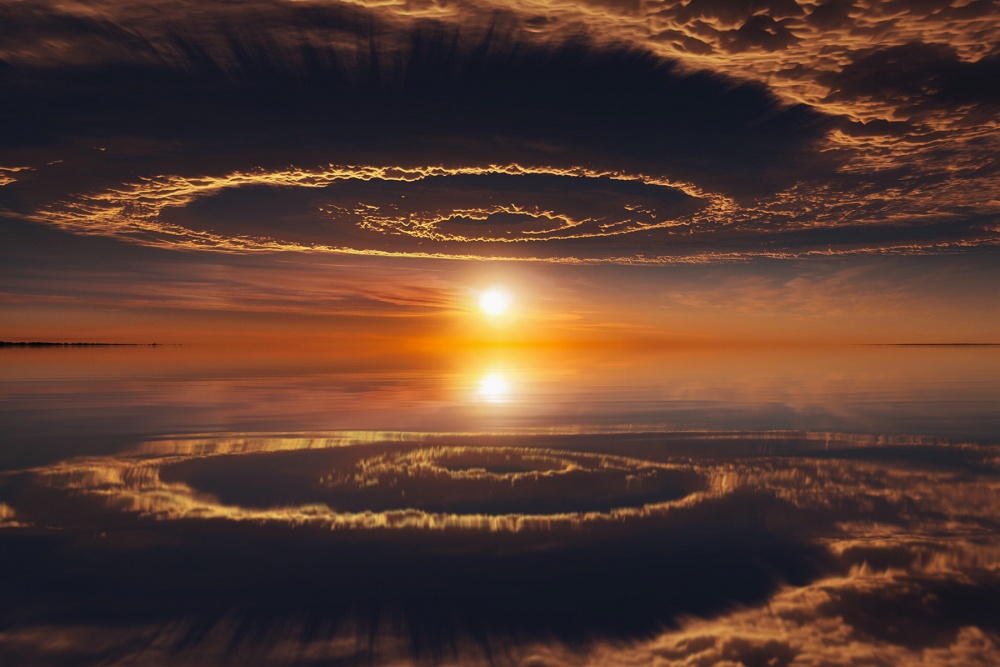
#> input picture images/1.jpg, 1000 x 667 px
$ jupyter execute 13.ipynb
#> lines starting #> are read from the running program, lines starting #| are printed output that depends on the picture
#> further down, hinh_anh is the input picture: PIL image 1000x667 RGB; mean R, G, B 86.6, 57.8, 46.6
[cell 1]
import numpy as np
from PIL import Image
import matplotlib.pyplot as plt

def can_bang_luoc_do(hinh_anh, so_luong_bins=256):
#> called with so_luong_bins = 256
    if hinh_anh.mode != 'L':
        hinh_anh = hinh_anh.convert('L')
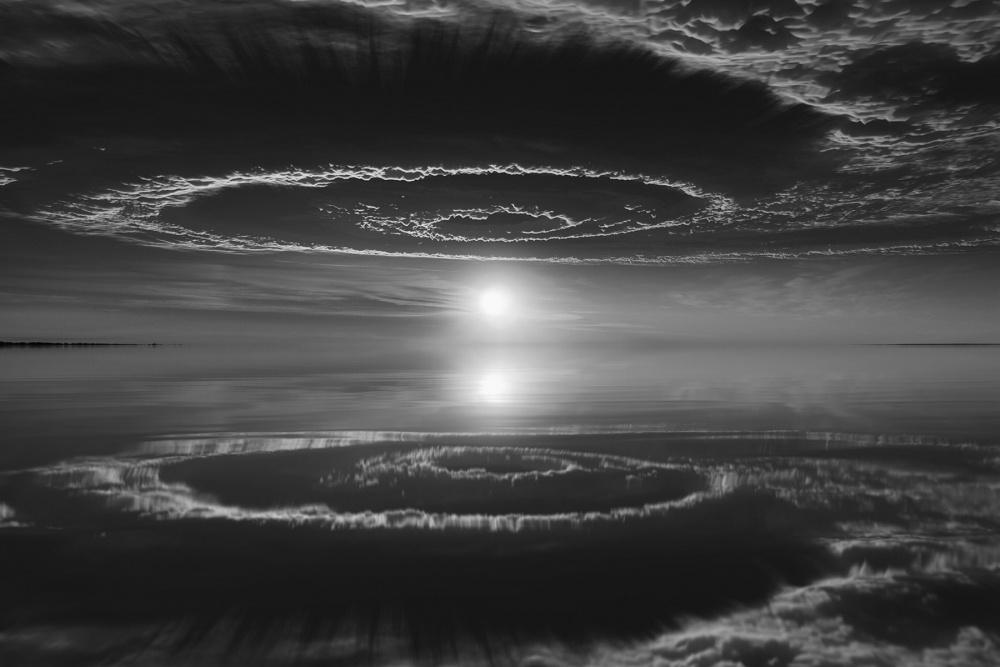
#> hinh_anh: PIL image 1000x667 L; min 3, max 250, mean 65.1

    mang_hinh_anh = np.array(hinh_anh)
    luoc_do, day_so = np.histogram(mang_hinh_anh, bins=so_luong_bins, range=(0, 256), density=True)
#> luoc_do = 256 values, max 0.0396 at index 24, min 0 at index 0, mean 0.00391; day_so = 257 values from 0 to 256
    cdf = luoc_do.cumsum()
#> cdf = 256 values from 0 to 1
    cdf = 255 * cdf / cdf[-1]
#> cdf = 256 values from 0 to 255
    hinh_anh_duoc_can_bang = np.interp(mang_hinh_anh, day_so[:-1], cdf)
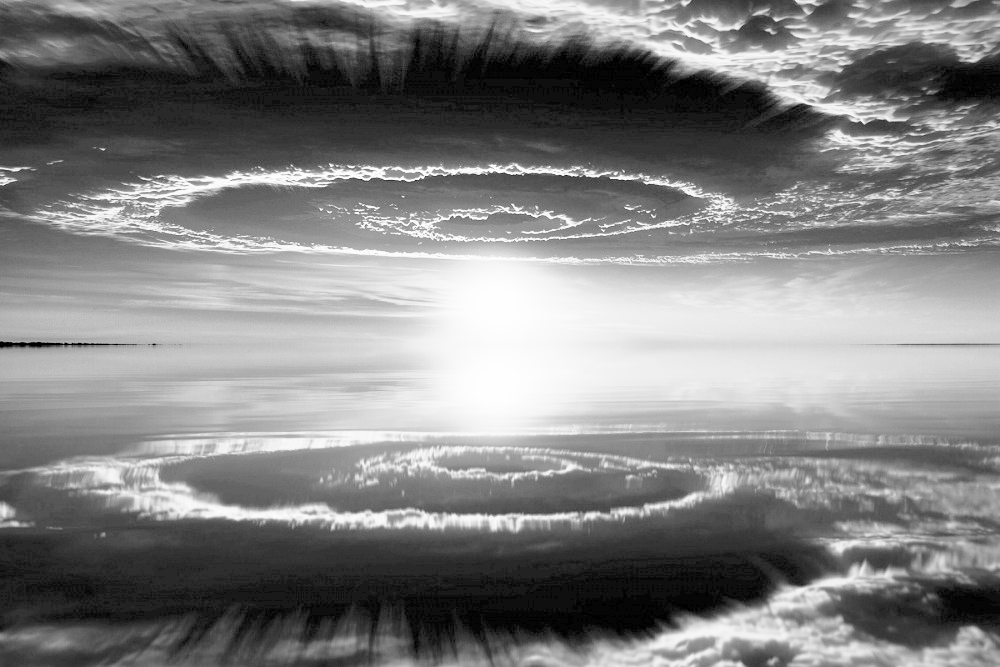
#> hinh_anh_duoc_can_bang: shape (667, 1000) float64; min 0.000382, max 255, mean 129.1
    hinh_anh_can_bang = Image.fromarray(hinh_anh_duoc_can_bang.astype('uint8'))

    return hinh_anh_can_bang

my_path = 'images/1.jpg'
hinh_anh = Image.open(my_path)
hinh_anh_da_can_bang = can_bang_luoc_do(hinh_anh)

plt.figure(figsize=(15, 10))

plt.subplot(2, 2, 1)
plt.imshow(hinh_anh.convert("L"), cmap='gray')
plt.title('Hình ảnh gốc')

plt.subplot(2, 2, 2)
plt.hist(np.array(hinh_anh.convert("L")).flatten(), bins=128)
plt.title('Biểu đồ Histogram - Hình ảnh gốc')

plt.subplot(2, 2, 3)
plt.imshow(hinh_anh_da_can_bang, cmap='gray')
plt.title('Hình ảnh đã cân bằng')

plt.subplot(2, 2, 4)
plt.hist(np.array(hinh_anh_da_can_bang).flatten(), bins=128)
plt.title('Biểu đồ Histogram - Hình ảnh đã cân bằng')

plt.show()
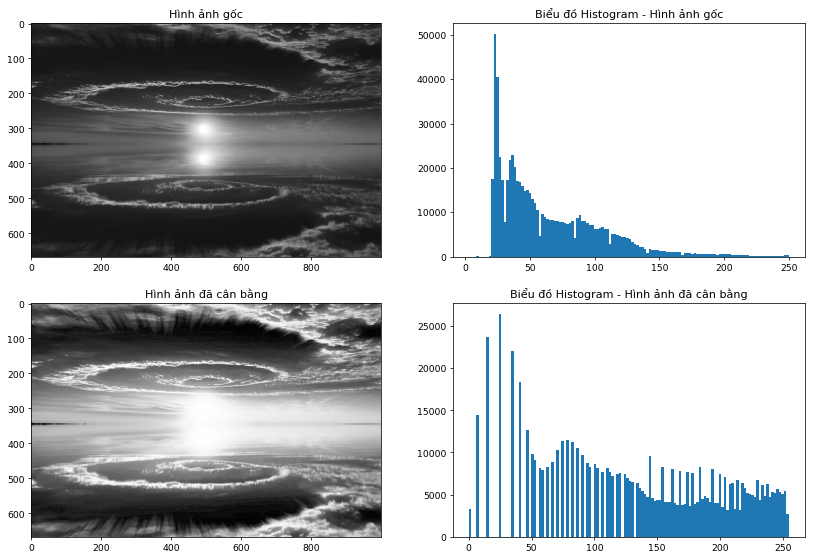
#> figure drawn by matplotlib, 4 panels; panel 2: tallest bar 50117 high, from x = 22.3 to 24.23; panel 4: tallest bar 26399 high, from x = 23.91 to 25.9

$ run again, with images/2.jpg copied over images/1.jpg
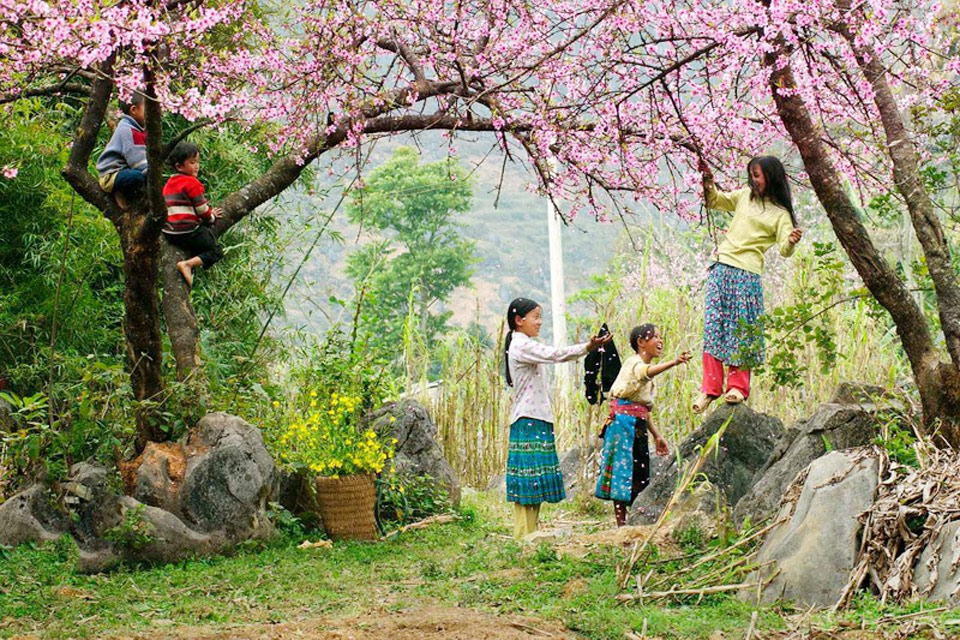
#> input picture images/2.jpg, 960 x 640 px
#> hinh_anh is the input picture: PIL image 960x640 RGB; mean R, G, B 140.5, 139.1, 105.6
#> in can_bang_luoc_do, `hinh_anh = hinh_anh.convert('L')`:
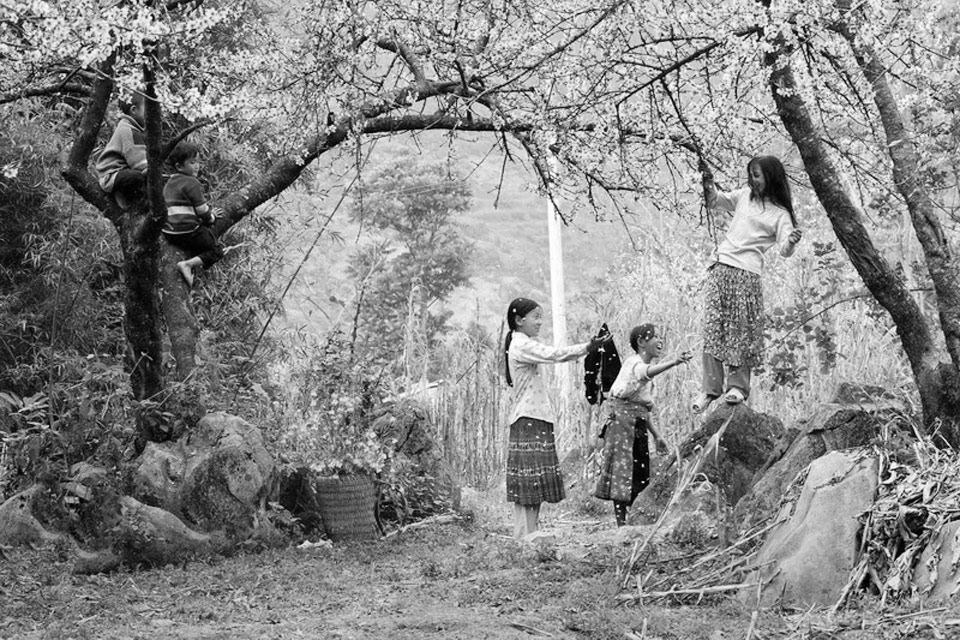
#> hinh_anh: PIL image 960x640 L; min 0, max 255, mean 135.7
#> luoc_do = 256 values, max 0.00696 at index 200, min 5.86e-05 at index 255, mean 0.00391; day_so = 257 values from 0 to 256
#> in can_bang_luoc_do, `cdf = luoc_do.cumsum()`: cdf = 256 values from 7.81e-05 to 1
#> in can_bang_luoc_do, `cdf = 255 * cdf / cdf[-1]`: cdf = 256 values from 0.0199 to 255
#> `plt.show()`:
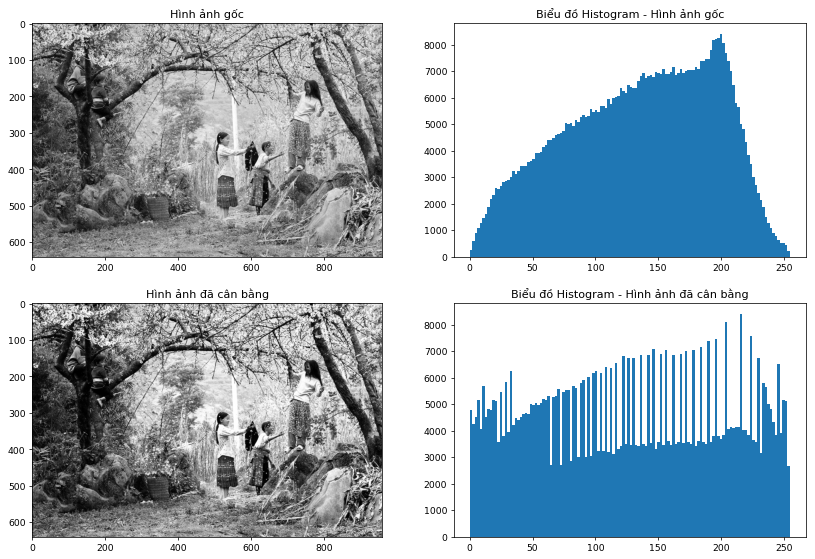
#> figure drawn by matplotlib, 4 panels; panel 2: tallest bar 8393 high, from x = 199.2 to 201.2; panel 4: tallest bar 8393 high, from x = 215.2 to 217.1

$ run again, with images/3.jpg copied over images/1.jpg
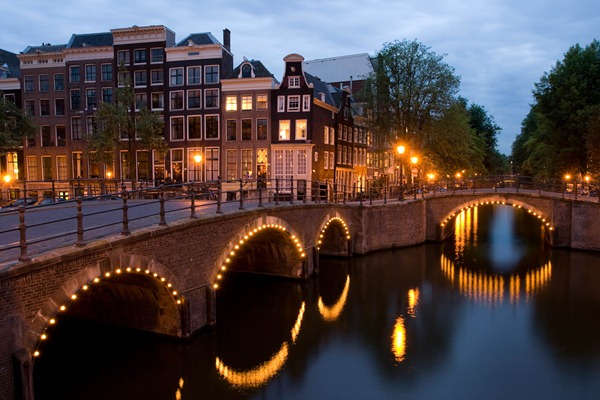
#> input picture images/3.jpg, 600 x 400 px
#> hinh_anh is the input picture: PIL image 600x400 RGB; mean R, G, B 79.8, 67.1, 67.7
#> in can_bang_luoc_do, `hinh_anh = hinh_anh.convert('L')`:
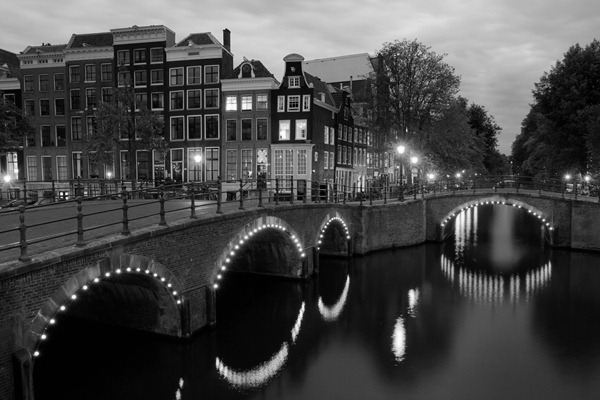
#> hinh_anh: PIL image 600x400 L; min 0, max 255, mean 70.9
#> luoc_do = 256 values, max 0.025 at index 1, min 1.67e-05 at index 255, mean 0.00391; day_so = 257 values from 0 to 256
#> in can_bang_luoc_do, `cdf = luoc_do.cumsum()`: cdf = 256 values from 0.00117 to 1
#> in can_bang_luoc_do, `cdf = 255 * cdf / cdf[-1]`: cdf = 256 values from 0.299 to 255
#> `plt.show()`:
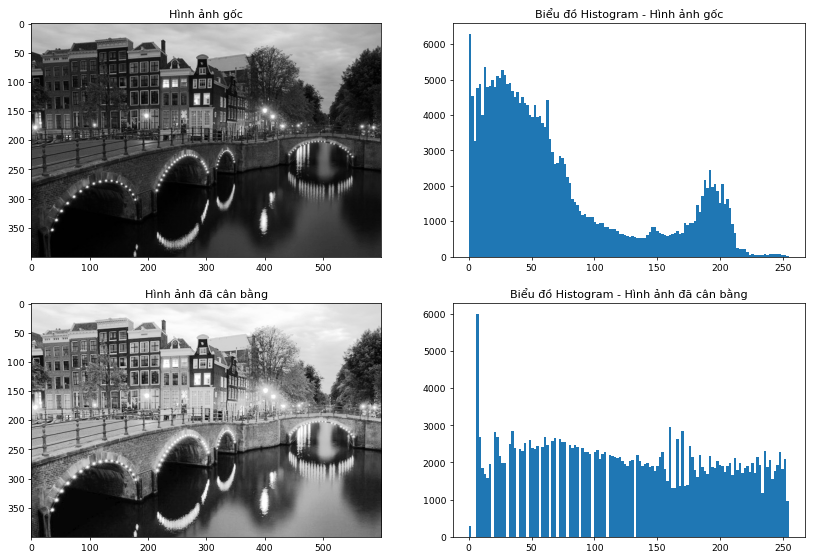
#> figure drawn by matplotlib, 4 panels; panel 2: tallest bar 6273 high, from x = 0 to 1.99; panel 4: tallest bar 5992 high, from x = 5.98 to 7.97

$ run again, with images/4.jpg copied over images/1.jpg
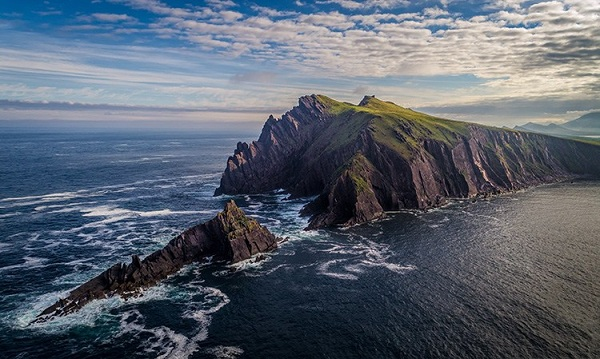
#> input picture images/4.jpg, 600 x 359 px
#> hinh_anh is the input picture: PIL image 600x359 RGB; mean R, G, B 89.6, 98.1, 110.6
#> in can_bang_luoc_do, `hinh_anh = hinh_anh.convert('L')`:
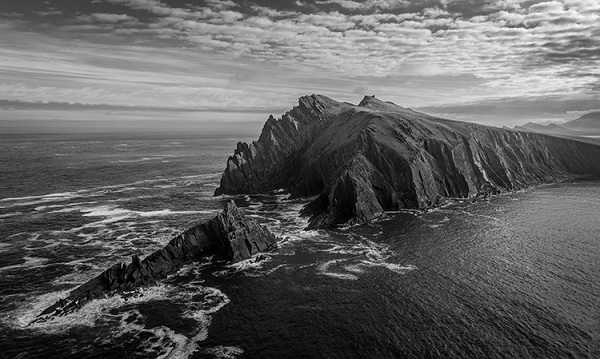
#> hinh_anh: PIL image 600x359 L; min 0, max 254, mean 97
#> luoc_do = 256 values, max 0.00702 at index 65, min 0 at index 255, mean 0.00391; day_so = 257 values from 0 to 256
#> in can_bang_luoc_do, `cdf = luoc_do.cumsum()`: cdf = 256 values from 0.000227 to 1
#> in can_bang_luoc_do, `cdf = 255 * cdf / cdf[-1]`: cdf = 256 values from 0.058 to 255
#> `plt.show()`:
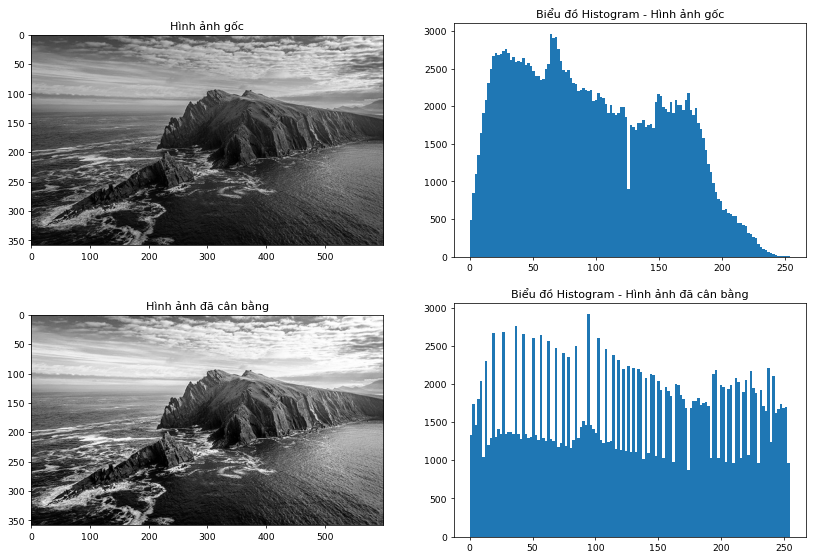
#> figure drawn by matplotlib, 4 panels; panel 2: tallest bar 2955 high, from x = 63.5 to 65.48; panel 4: tallest bar 2911 high, from x = 93.63 to 95.62
